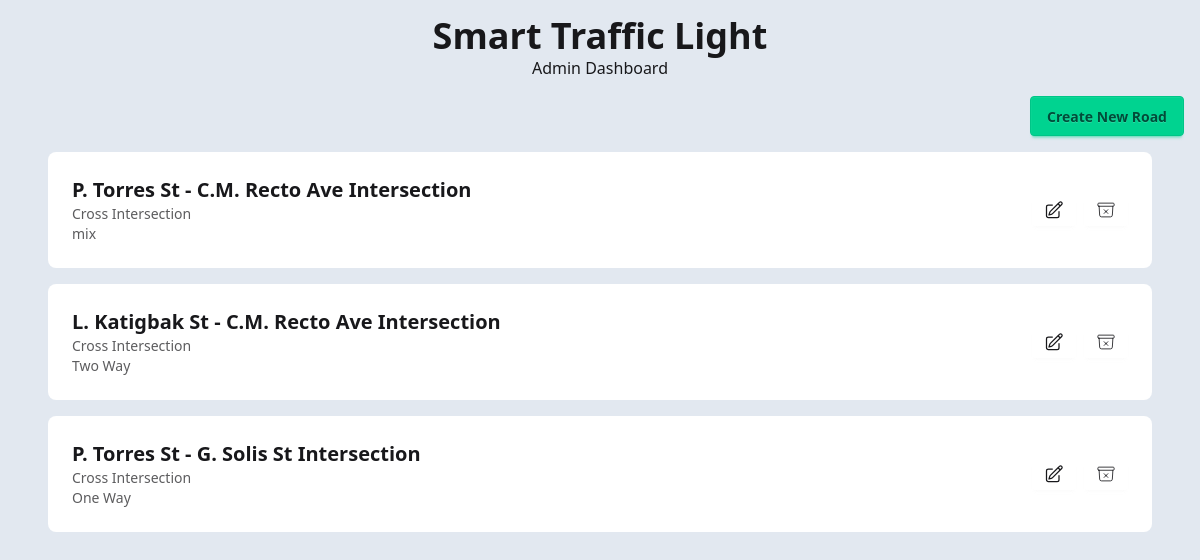
/smart_traffic_light/, run on the app's committed database.
### smart_traffic_light/models.py (models this page shows, shortened)
class Intersection(models.Model):
    name = models.CharField(max_length=150)
    intersection_type = models.CharField(max_length=30,choices=IntersectionTypeName.choices)
    created_at = models.DateTimeField(auto_now_add=True)
    updated_at = models.DateTimeField(auto_now=True)
    class Meta:
        db_table = "intersections"

class RoadType(models.Model):
    intersection = models.OneToOneField(Intersection,on_delete=models.CASCADE,related_name="road_type_config")
    road_type = models.CharField(max_length=20,choices=RoadTypeName.choices)
    vertical_road_mode = models.CharField(max_length=20,choices=RoadModeName.choices,null=True,blank=True)
    horizontal_road_mode = models.CharField(max_length=20,choices=RoadModeName.choices,null=True,blank=True)
    vertical_direction = models.CharField(max_length=20,choices=VerticalDirectionName.choices,default=VerticalDirectionName.AUTO, null=True, blank=True)
    horizontal_direction = models.CharField(max_length=20,choices=HorizontalDirectionName.choices,default=HorizontalDirectionName.AUTO, null=True, blank=True)
    created_at = models.DateTimeField(auto_now_add=True)
    updated_at = models.DateTimeField(auto_now=True)
    class Meta:
        db_table = "road_types"

### smart_traffic_light/views.py (the view)
# urls.py: path("", views.index, name="index"),
def index(request):
    intersections = Intersection.objects.select_related("road_type_config", "pedestrian_config")
    return render(request, "admin/index.html", {
        "intersections": intersections
    })

### smart_traffic_light/templates/admin/index.html (shortened to what this page needs)
{% extends 'components/layout.html' %}
{% block body %}
    <div class="flex flex-col items-center">
        <h1 class="text-4xl font-bold">Smart Traffic Light</h1>
        <h1 class="text-md">Admin Dashboard</h1>
    </div>
     <div class="flex justify-end">
        <a href="{% url 'builder' %}" class="btn btn-success">Create New Road</a>
     </div>
    <div class="flex flex-col items-center gap-4 px-8">
        {% if intersections %}
        {% for intersection in intersections %}
            <div class="card bg-base-100 w-full hover:scale-105 transition-all duration-300 hover:bg-base-200 hover:shadow-lg">
                <div class="card-body flex flex-row items-center gap-4">
                    <a href="{% url 'controller' intersection.id %}" class="flex flex-col grow">
                        <p class="font-bold text-xl">{{ intersection.name|title }}</p>
                        <p class="text-sm opacity-70">{{ intersection.get_intersection_type_display }}</p>
                        <p class="text-sm opacity-70">{{ intersection.road_type_config.get_road_type_display }}</p>
                    </a>
                    <div class="flex gap-2">
                        <a href="{% url 'update_road' intersection.id %}" class="btn btn-sm bg-transparent border-none hover:bg-warning">
                        </a>
                        <a href="{% url 'delete_road' intersection.id %}" class="btn btn-sm bg-transparent border-none hover:bg-error">
                        </a>
                    </div>
                </div>
            </div>
        {% endfor %}
        {% endif %}
    </div>
{% endblock body %}

### data on the page
Intersection: name "P. Torres St - C.M. Recto Ave Intersection", intersection_type "Cross Intersection", road_type_config.road_type "mix"
Intersection: name "L. Katigbak St - C.M. Recto Ave Intersection", intersection_type "Cross Intersection", road_type_config.road_type "Two Way"
Intersection: name "P. Torres St - G. Solis St Intersection", intersection_type "Cross Intersection", road_type_config.road_type "One Way"
